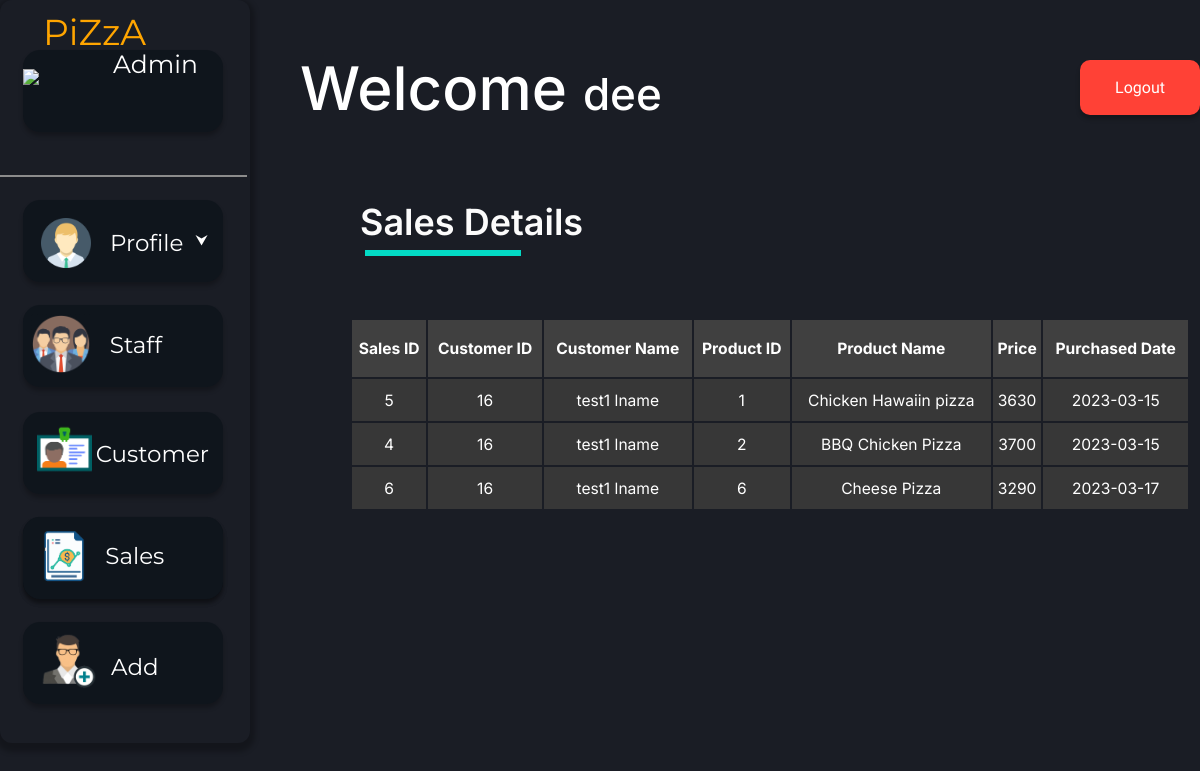
/adminSalesView.php (signed in), run on an earlier commit of the app's database.
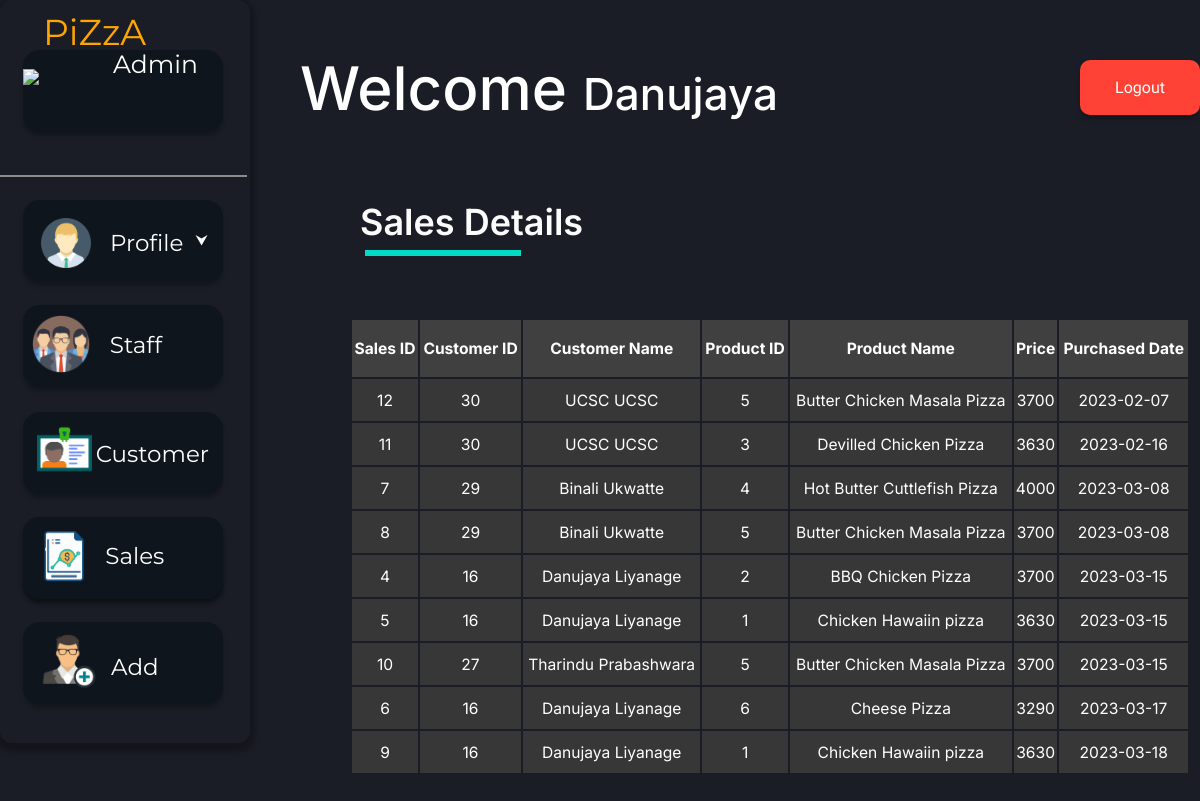
And on a later commit of the database.
### tables this page shows
CREATE TABLE IF NOT EXISTS `sales_details` (
  `Sales_ID` int NOT NULL AUTO_INCREMENT,
  `Product_ID` int NOT NULL,
  `customer_id` int NOT NULL,
  `Purchased_date` date NOT NULL,
  PRIMARY KEY (`Sales_ID`),
  KEY `customer_id` (`customer_id`),
  KEY `Product_ID` (`Product_ID`)
);

CREATE TABLE IF NOT EXISTS `crm_product` (
  `Product_ID` int NOT NULL AUTO_INCREMENT,
  `Product_Name` varchar(50) NOT NULL,
  `Price_per_unit` double NOT NULL,
  PRIMARY KEY (`Product_ID`)
);

### adminSalesView.php (the view, shortened to what this page needs)
<?php require_once('./phpFunc/connection/connect.php'); ?>
<?php
$sql2 = "SELECT d.Sales_ID as s_id , d.customer_id as c_id, concat(c.fname ,' ', c.lname ) as cust_name , d.Product_ID as p_id, d.Purchased_date as pd, p.Product_Name as item, p.Price_per_unit as price
FROM sales_details as d , crm_product as p ,crm_customer as c
where d.Product_ID = p.Product_ID and d.customer_id = c.customer_id order by d.Purchased_date";
mysqli_query($connection, $sql2);
$result = mysqli_query($connection,$sql2);
?>
<!DOCTYPE html>
<html lang="en">
<head>
        <link href="./styles/businessUser/main.css" rel="stylesheet">
        <link href="./styles/businessUser/add.css" rel="stylesheet">
</head>
<body>
<div>
<span class="wel-msg"><p>Welcome <span style="font-size:44px;"><?php echo $_SESSION["name"]; ?></span></p></span>
<span class="sub-head">Sales Details</span> <div class="sub-line"></div>
<span><a href="./phpFunc/functions/businessUser/logout.php"><button class="log_out-button">Logout</button> </a></span>
</div>
<div class="menu">
<div class="piza-staff"><img class="piza-logo" src="./assets/img/logo.png">
<span class="menu-text" style="color:orange;">PiZzA</span><br><span class="menu-text" style="font-size:25px; color:white; position:relative; left:90px; bottom:45px;">Admin</span>
</div>
 <div class="menu-line"></div>
<div style="position:relative; top:105px;">
<a href="./adminCustomerView.php"><button class="sales-but">
<button  class="cus-but">
      <img class="cus-logo" src="./assets/img/cus_det.png">
      <span class="cus-text">Customer</span>
</button>
</a>
<a href="./adminSalesView.php"><button class="sales-but">
      <img class="sales-logo" src="./assets/img/sales.png">
      <span class="sales-text">Sales </span>
</button></a>
<button onclick="document.getElementById('addform').style.display='block'" class="add-but">
      <img class="add-logo" src="./assets/img/add_cus.png">
      <span class="add-text">Add</span>
</button>
</div>
<a href="./admin.php"><button class="staff-but">
      <img class="staff-logo" src="./assets/img/staff.png">
      <span class="staff-text"> &nbsp;&nbsp;Staff</span>
</button>
</a>
  <button class="pro-view">
<img class="pro-avatar" src="./assets/img/pro_avatar.png">
<span class="pro-text">Profile </span>
</button>
</div>
<table border="0" class="table_dec2">
<tr bgcolor="#404040">
<th>Sales ID</th>
<th>Customer ID</th>
<th>Customer Name</th>
<th>Product ID</th>
<th>Product Name</th>
<th>Price</th>
<th>Purchased Date</th>
</tr>
<?php
while ($row = mysqli_fetch_assoc($result)) {
    echo "
        <tr bgcolor='#373737'>
            <td style='height:40px;'>" . $row['s_id'] . "</td>
            <td>" . $row['c_id'] . "</td>
            <td>" . $row['cust_name'] . "</td>
            <td>" . $row['p_id'] . "</td>
            <td>" . $row['item'] . "</td>
            <td>" . $row['price'] . "</td>
            <td>" . $row['pd'] . "</td>
        </tr>";
}
?>
</table>
</body>
</html>

What changed in the data, as far as the page shows it:
added sales_details: Sales_ID "12", customer "30", cust_name "UCSC UCSC", Product_ID "5", Product_ID.Product_Name "Butter Chicken Masala Pizza", Product_ID.Price_per_unit "3700", Purchased_date "2023-02-07"
added sales_details: Sales_ID "11", customer "30", cust_name "UCSC UCSC", Product_ID "3", Product_ID.Product_Name "Devilled Chicken Pizza", Product_ID.Price_per_unit "3630", Purchased_date "2023-02-16"
added sales_details: Sales_ID "7", customer "29", cust_name "Binali Ukwatte", Product_ID "4", Product_ID.Product_Name "Hot Butter Cuttlefish Pizza", Product_ID.Price_per_unit "4000", Purchased_date "2023-03-08"
added sales_details: Sales_ID "8", customer "29", cust_name "Binali Ukwatte", Product_ID "5", Product_ID.Product_Name "Butter Chicken Masala Pizza", Product_ID.Price_per_unit "3700", Purchased_date "2023-03-08"
shown differently, row unchanged: sales_details "BBQ Chicken Pizza": cust_name "test1 lname" → "Danujaya Liyanage"; moves up the list
computed for sales_details id 5: cust_name "test1 lname" → "Danujaya Liyanage"
added sales_details: Sales_ID "10", customer "27", cust_name "Tharindu Prabashwara", Product_ID "5", Product_ID.Product_Name "Butter Chicken Masala Pizza", Product_ID.Price_per_unit "3700", Purchased_date "2023-03-15"
computed for sales_details "Cheese Pizza": cust_name "test1 lname" → "Danujaya Liyanage"
added sales_details: Sales_ID "9", customer "16", cust_name "Danujaya Liyanage", Product_ID "1", Product_ID.Product_Name "Chicken Hawaiin pizza", Product_ID.Price_per_unit "3630", Purchased_date "2023-03-18"
Also different on the page:
$_SESSION["name"]: "dee" → "Danujaya"
